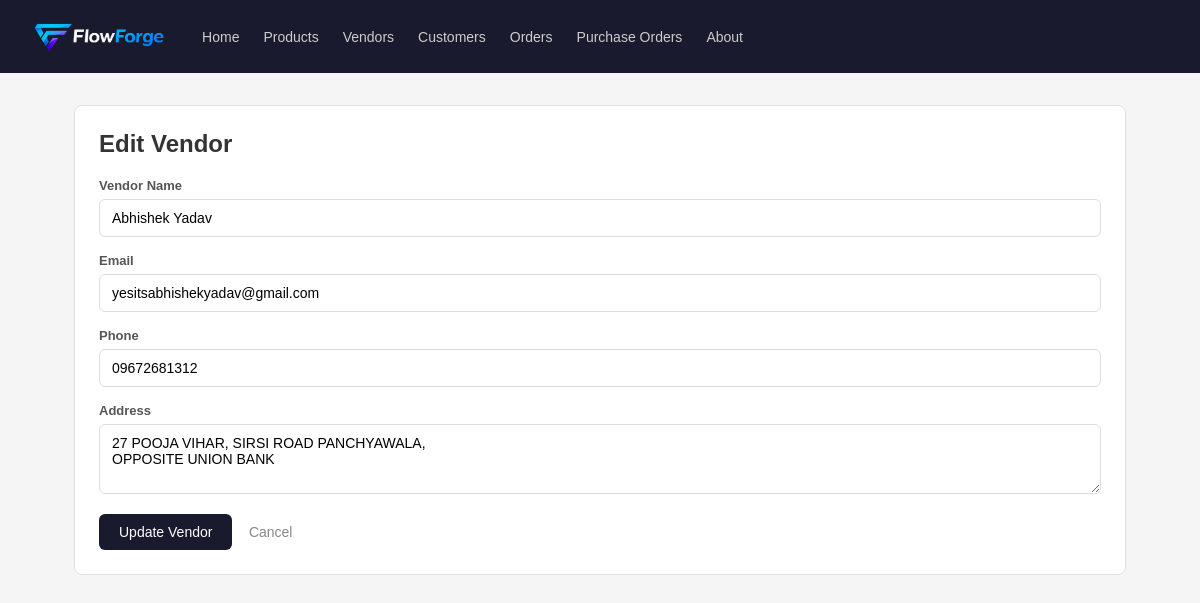
Before: /vendors/edit/1 with the older database file.
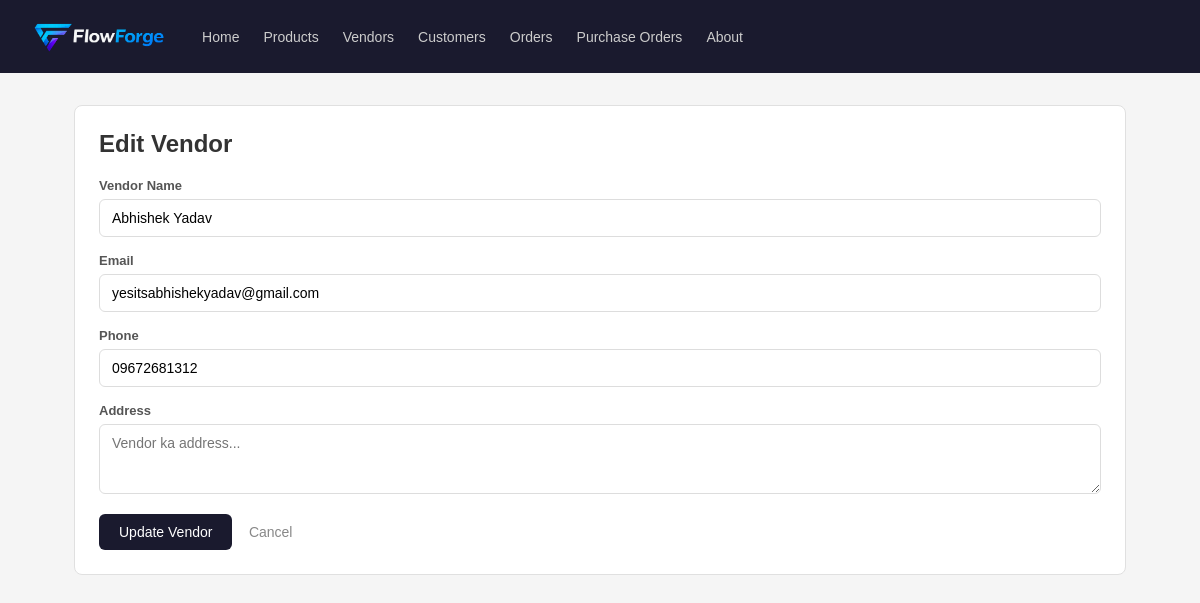
After: the same page with the newer database file.
### tables this page shows
CREATE TABLE vendors (
            id INTEGER PRIMARY KEY AUTOINCREMENT,
            name TEXT NOT NULL,
            email TEXT,
            phone TEXT,
            address TEXT
        );

### App.py (the view, shortened to what this page needs)
@app.route('/vendors/edit/<int:id>', methods=['GET', 'POST'])
def vendors_edit(id):
    db = get_db()
    vendor = db.execute('SELECT * FROM vendors WHERE id = ?', (id,)).fetchone()
    if not vendor:
        flash("Vendor nahi mila!", "danger")
        return redirect(url_for('vendors_list'))
    db.close()
    return render_template('vendors/form.html', vendor=vendor)

### database.py (called while the page is built)
def get_db():
    conn = sqlite3.connect(DATABASE)
    conn.row_factory = sqlite3.Row
    return conn

### templates/vendors/form.html (shortened to what this page needs)
{% extends "base.html" %}
{% block content %}
<div class="card">
    <h2>{{ 'Edit' if vendor else 'Naya' }} Vendor</h2>
    <form method="POST" style="margin-top: 20px;">
        <div class="form-group">
            <label>Vendor Name</label>
            <input type="text" name="name"
                   value="{{ vendor['name'] if vendor else '' }}"
                   placeholder="Jaise: ABC Suppliers, XYZ Trading...">
        </div>
        <div class="form-group">
            <label>Email</label>
            <input type="email" name="email"
                   value="{{ vendor['email'] if vendor else '' }}"
                   placeholder="vendor@example.com">
        </div>
        <div class="form-group">
            <label>Phone</label>
            <input type="text" name="phone"
                   value="{{ vendor['phone'] if vendor else '' }}"
                   placeholder="9876543210">
        </div>
        <div class="form-group">
            <label>Address</label>
            <textarea name="address" rows="3"
                      placeholder="Vendor ka address...">{{ vendor['address'] if vendor else '' }}</textarea>
        </div>
        <button type="submit">
            {{ 'Update' if vendor else 'Save' }} Vendor
        </button>
        <a href="/vendors" class="btn-cancel">Cancel</a>
    </form>
</div>
{% endblock %}

Changed rows visible on the page:
changed vendors "Abhishek Yadav": address "27 POOJA VIHAR, SIRSI ROAD PANCHYAWALA, OPPOSITE UNION BANK" → (not shown)
